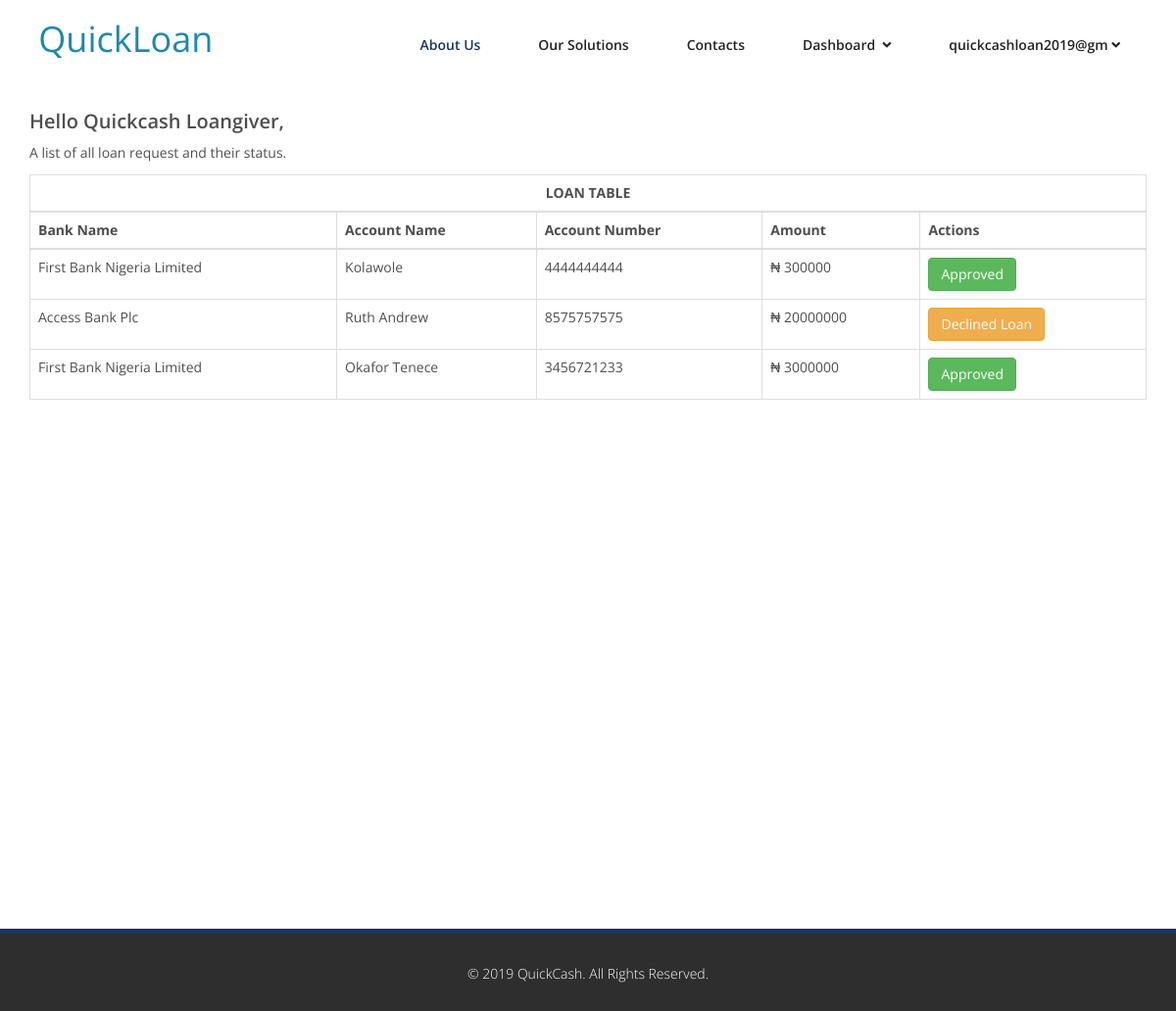
Screenshot of /dashboard/view-all-loans (signed in) with the database file from the repository.
### accounts/models.py (models this page shows, shortened)
class User(AbstractBaseUser, PermissionsMixin):
    username = None
    email = models.EmailField(_('email address'), unique=True)
    first_name = models.CharField(_('first name'), max_length=30, blank=True)
    last_name = models.CharField(_('last name'), max_length=30, blank=True)
    date_joined = models.DateTimeField(
        _('date joined'), default=datetime.now)
    last_login = models.DateTimeField(
        _('last login'), default=datetime.now)
    is_active = models.BooleanField(_('active'), default=True)
    email_confirmed = models.BooleanField(_('email confirmed'), default=False)
    is_staff = models.BooleanField(_('is staff'), default=False)
    phone_no = models.CharField(_('phone no'), max_length=14, blank=True, null=True, default="0909090909090")
    activation_token = models.CharField(_('activation token'), max_length=255, blank=True, null=True)
    bvn = models.IntegerField(_('bvn'), blank=True, null=True, default="0000000000")
    avatar = models.ImageField(upload_to='avatars/', null=True, blank=True)
    USERNAME_FIELD = 'email'
    REQUIRED_FIELDS = []
    objects = UserManager()
    class Meta:
        verbose_name = _('user')
        verbose_name_plural = _('users')
    def get_full_name(self):
        full_name = '%s %s' % (self.first_name, self.last_name)
        return full_name.strip()

### dashboard/models.py (models this page shows, shortened)
class Loan(models.Model):
    user = models.ForeignKey(User, on_delete=models.CASCADE, related_name='users')
    admin_user = models.ForeignKey(User, on_delete=models.CASCADE,
                                   related_name='admin_users', default=None, blank=True, null=True)
    account_name = models.CharField(max_length=150)
    account_number = models.IntegerField(blank=True, null=True)
    bank_name = models.CharField(max_length=255)
    amount = models.CharField(max_length=20)
    repayment_status = models.IntegerField(default=0, blank=True, null=True)
    approve_or_decline = models.BooleanField(default=False)
    created_at = models.DateTimeField(default=datetime.now, blank=True, null=True)
    updated_at = models.DateTimeField(default=datetime.now, blank=True, null=True)

### dashboard/views.py (the view)
# urls.py: path('view-all-loans', view_all_loans, name='view_all_loans'),
@login_required(login_url="/accounts/login")
def view_all_loans(request):
    if not request.user.is_staff:
        return redirect('dashboard')
    all_loans = Loan.objects.all().order_by('-created_at')
    context = {'all_loans': all_loans}
    return render(request, 'dashboard/view_all_loans.html', context)

### dashboard/templates/dashboard/view_all_loans.html (shortened to what this page needs)
{% extends 'base.html' %}
{% block content %}
{% load static %}
<div class="container">
  <h2>Hello {{user.get_full_name|title}},</h2>
  <p>A list of all loan request and their status.</p>
<div class="col-md-6 pad-md-0">
</div>
  <table class="table table-bordered">
    <thead>
        <tr class="table-active">
            <td colspan="5" class="text-center"><strong>LOAN TABLE</strong></td>
        </tr>
        <tr>
            <th>Bank Name</th>
            <th>Account Name</th>
            <th>Account Number</th>
            <th>Amount</th>
            <th>Actions</th>
        </tr>
    </thead>
    <tbody>
    {% for all_loan in all_loans %}
        <tr>
            <td>{{all_loan.bank_name|title}}</td>
            <td>{{all_loan.account_name|title}}</td>
            <td>{{all_loan.account_number}}</td>
            <td>₦&nbsp;{{all_loan.amount}}</td>
            <td>
            {% if all_loan.approve_or_decline and all_loan.admin_user != None %}
                <button class="btn btn-success margin-top-0 margin-right-0">Approved</button>
            {% elif all_loan.approve_or_decline == False and all_loan.admin_user != None %}
                <button class="btn btn-warning margin-top-0 margin-right-0">Declined Loan</button>
            {% endif %}
            </td>
        </tr>
        {% empty %}
            <tr class="table-active">
                <td colspan="5" class="text-center"><strong>No recent entries.</strong></td>
            </tr>
    {% endfor %}
    </tbody>
  </table>
</div>
{% endblock %}

### loan_application/templates/base.html (shortened to what this page needs)
{% load static %}
<!DOCTYPE html>
<html lang="en">
<head>
    <link href="{% static 'assets/css/bootstrap.min.css' %}" rel="stylesheet">
    <link rel="stylesheet" href="https://use.fontawesome.com/releases/v5.6.3/css/all.css">
    <link href="{% static 'assets/css/animate.min.css' %}" rel="stylesheet">
    <link href="{% static 'assets/css/owl.carousel.min.css' %}" rel="stylesheet">
    <link href="{% static 'assets/css/icomoon.css' %}" rel="stylesheet">
    <link href="{% static 'assets/css/main.css' %}" rel="stylesheet">
    <link href="{% static 'assets/css/style.css' %}" rel="stylesheet">
    <link href="{% static 'assets/css/responsive.css' %}" rel="stylesheet">
    <link href="{% static 'assets/css/datepicker.min.css' %}" rel="stylesheet">
    <link rel="stylesheet" href="{% static 'assets/plugins/magnific-popup/magnific-popup.css' %}">
</head>
<body class="homepage">
    <header id="header">
        <nav class="navbar navbar-inverse" role="banner">
            <div class="container">
                <div class="navbar-header">
                    <a class="navbar-brand" href="{% url 'home' %}">
                        <a class="navbar-brand" href="{% url 'home' %}">&nbsp;<span class="secondary-color">QuickLoan</span></a>
                    </a>
                </div>
                <div class="collapse navbar-collapse navbar-right">
                    <ul class="nav navbar-nav">
                        <li class="active"><a href="#">About Us</a></li>
                        <li><a href="#">Our Solutions</a></li>
                        <li><a href="#">Contacts</a></li>
                        {% if user.is_authenticated %}
                            <li class="dropdown">
                                <a href="#" class="dropdown-toggle" data-toggle="dropdown">Dashboard &nbsp;<i class="fa fa-angle-down"></i></a>
                            </li>
                            <li class="dropdown">
                                <a href="#" class="dropdown-toggle" data-toggle="dropdown">{{user.email|slice:"20"}}&nbsp;<i class="fa fa-angle-down"></i></a>
                            </li>
                        {% endif %}
                    </ul>
                </div>
            </div>
        </nav>
    </header>
    {% block content %}
    {% endblock %}
        <section class="base-content-container" >
        </section>
    <div class="container-fluid">
        <footer id="footer" class="midnight-blue">
            <div class="container">
                <div class="row">
                    <div class="col-sm-12 text-center">
                        &copy; 2019 <a target="_blank" href="{% url 'home' %}" style="color: #fff;" title="QuickCash">QuickCash</a>.
                        All Rights Reserved.
                    </div>
                </div>
            </div>
        </footer>
    </div>
</body>
</html>

### loan_application/static/assets/css/main.css (style rules this page uses)
body { background: #fff; font-family: 'Open Sans', sans-serif; color: #4e4e4e; line-height: 22px; }
h1, h2, h3, h4, h5, h6 { font-weight: 600; font-family: 'Open Sans', sans-serif; color: #4e4e4e; }
h2 { font-size: 20px; }
a { color: #19355E; -webkit-transition: color 300ms, background-color 300ms; transition: color 300ms, background-color 300ms; }
body>section { padding: 70px 0; }
.navbar>.container .navbar-brand { margin-left: 0; }
.navbar-brand { padding: 0; margin: 0; }
.navbar { border-radius: 0; margin-bottom: 0; background: #fff; padding: 15px 0; padding-bottom: 0; }
.navbar-nav { margin-top: 12px; }
.navbar-nav>li { margin-left: 35px; padding-bottom: 28px; }
.navbar-inverse .navbar-nav>li>a { padding: 5px 12px; margin: 0; border-radius: 0px; color: #222; line-height: 24px; display: inline-block; font-weight: 600; border-bottom: 2px solid #fff; border-top: 2px solid #fff; }
.navbar-inverse { border: none; }
.navbar-inverse .navbar-brand { font-size: 36px; line-height: 50px; color: #fff; }
.navbar-inverse .navbar-nav>.active>a, .navbar-inverse .navbar-nav>.active>a:hover, .navbar-inverse .navbar-nav>.active>a:focus, .navbar-inverse .navbar-nav>.active>a:active, .navbar-inverse .navbar-nav>.open>a, .navbar-inverse .navbar-nav>.open>a:hover, .navbar-inverse .navbar-nav>.open>a:active, .navbar-inverse .navbar-nav>.open>a:focus { background-color: #fff; color: #19355E; }
.navbar-inverse .navbar-collapse, .navbar-inverse .navbar-form { border-top: 0; padding-bottom: 0; }
#footer { background: none repeat scroll 0 0 #2E2E2E; border-top: 5px solid #19355E; height: 84px; }
#footer { padding-top: 30px; padding-bottom: 30px; color: #fff; background: #2e2e2e; font-weight: 300; }
#footer a { color: #fff; }

### loan_application/static/assets/css/style.css (style rules this page uses)
.base-content-container { min-height: calc(80vh - 120px); }
.pad-md-0 { padding : 0px; }
.secondary-color { color: #4FCDFF !important; }
.margin-right-0 { margin-right: 0px; }
.margin-top-0 { margin-top: 0px; }
.secondary-color { color: #1c89aa !important; }

### rows the page displays
User: email "quickcashloan2019@gm", get_full_name "Quickcash Loangiver"
Loan: bank_name "First Bank Nigeria Limited", account_name "Kolawole", account_number "4444444444", amount "300000", approve_or_decline "Approved"
Loan: bank_name "Access Bank Plc", account_name "Ruth Andrew", account_number "8575757575", amount "20000000", approve_or_decline "Declined Loan"
Loan: bank_name "First Bank Nigeria Limited", account_name "Okafor Tenece", account_number "3456721233", amount "3000000", approve_or_decline "Approved"
